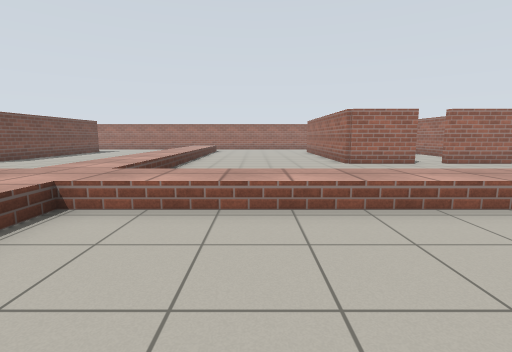
View 1 (above)

24 first-person views from a walk through a Gazebo world. The camera is 1 m above the floor, tilts 8° down and sees 85° across. The floor is counted in squares, 1 m on a side. Each view is taken from the middle of a square. On the plan, view 1 faces up. The plan holds only what a view shows up to about 12 squares ahead; the rest is blank.

View 2
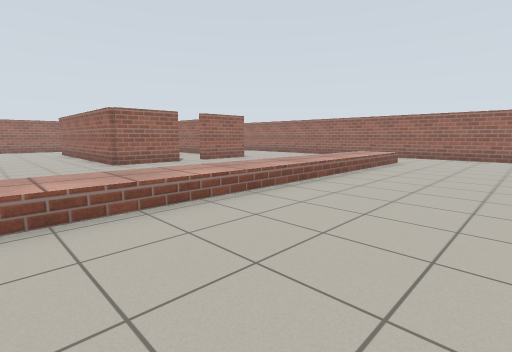

View 3
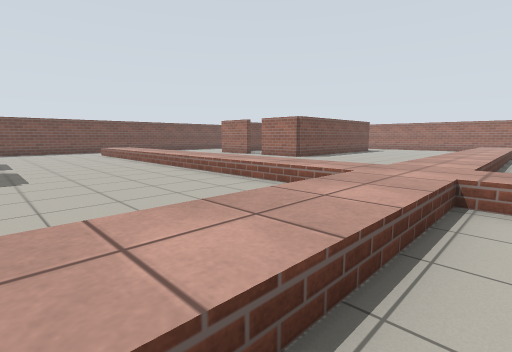

View 4
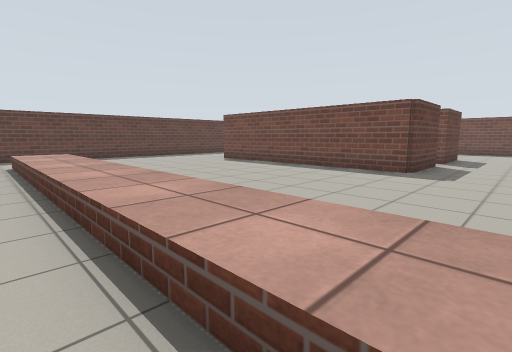

View 5
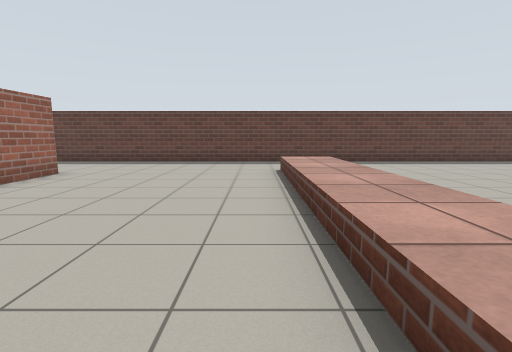

View 6
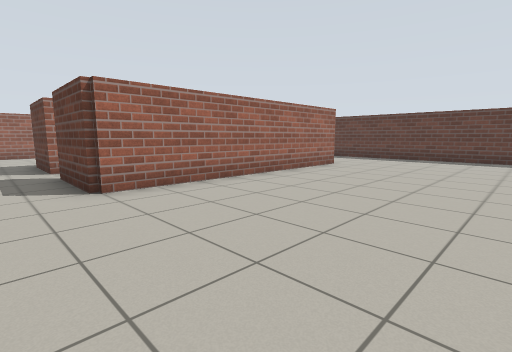

View 7
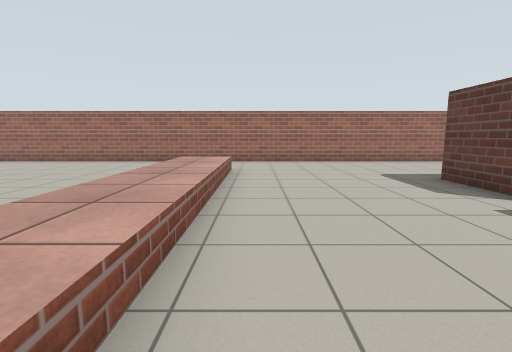

View 8
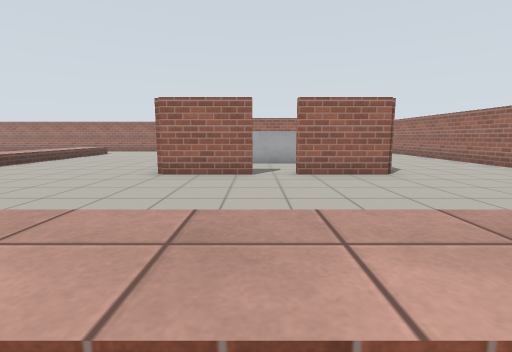

View 9
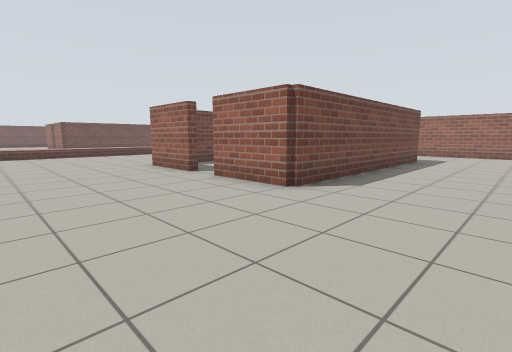

View 10
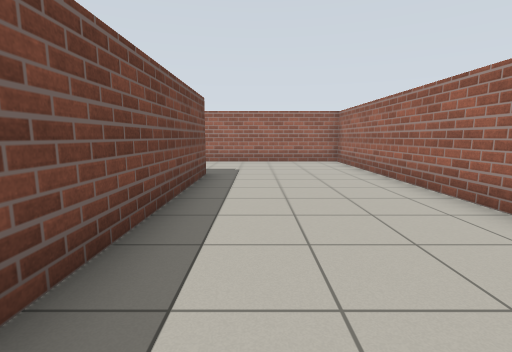

View 11
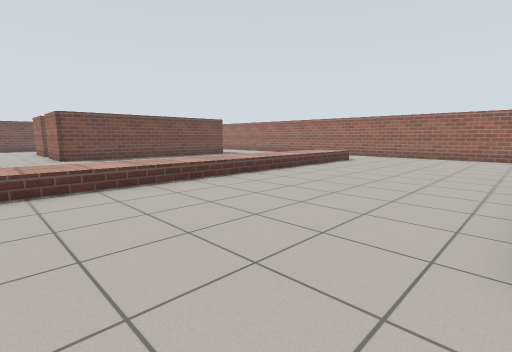

View 12
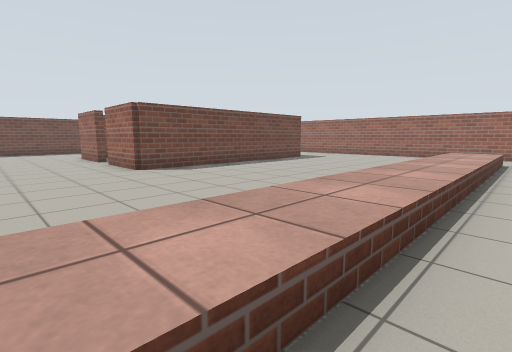

View 13
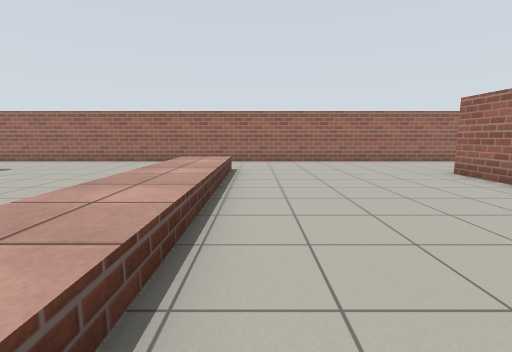

View 14
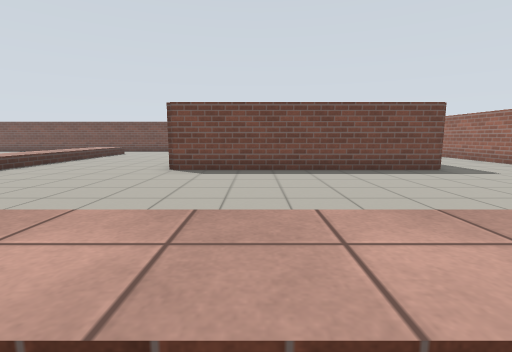

View 15
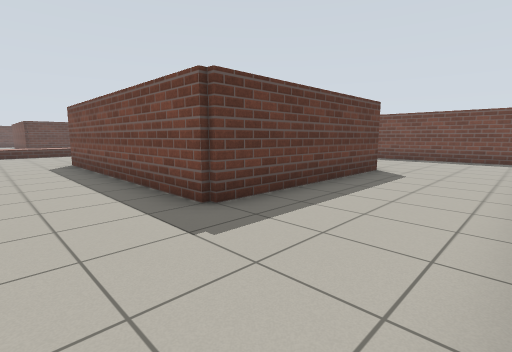

View 16
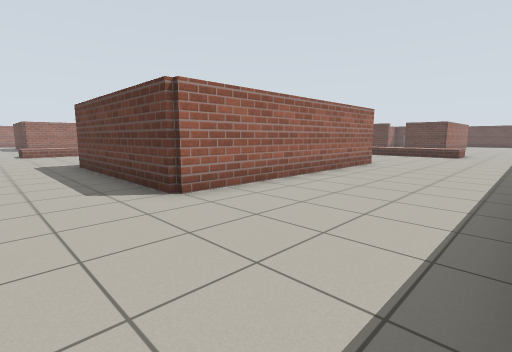

View 17
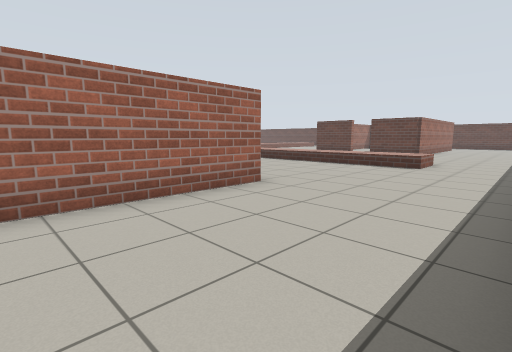

View 18
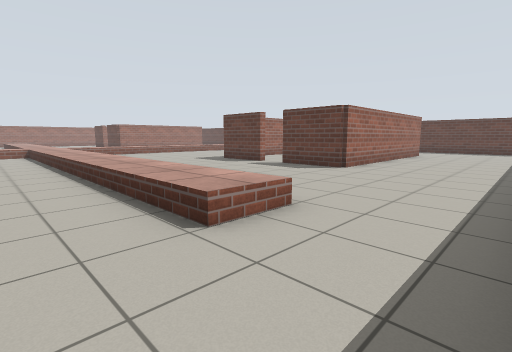

View 19
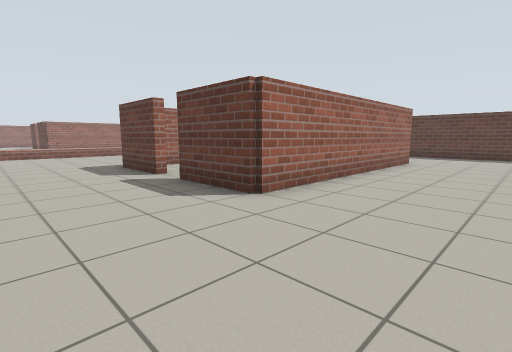

View 20
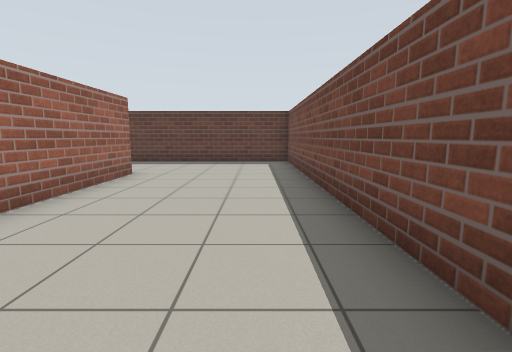

View 21
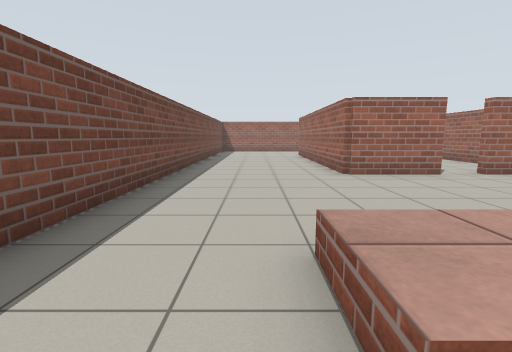

View 22
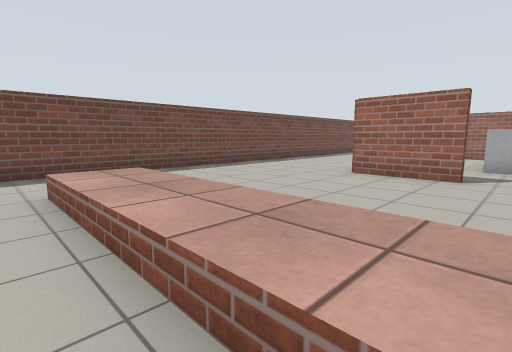

View 23
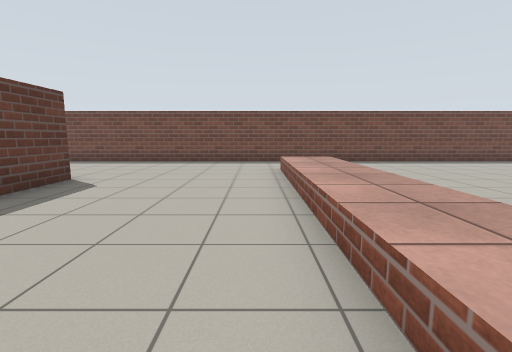

View 24
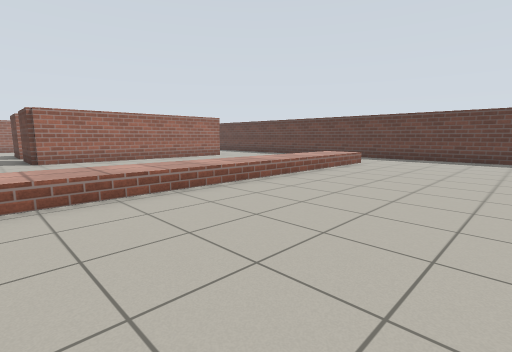

### Floor plan
Points are (right, up) in squares from view 1. A wall is a line through its corners. A room is listed if a view was taken in it or the views show most of it. See-through windows are left out.
Room 1 (views 1, 2, 3, 4, 5, 6, 7, 8, 9, 10, 11, 12, 13, 14, 15, 16, 17, 18, 19, 20, 21, 22, 23, 24)
walls: (-13, -1.3) (-10.4, -1.3) (-10.4, -7.9); (-14.1, 10.4) (-16.7, 10.4) (-16.7, 18.7) (-10.4, 18.6) (-10.4, 10.4) (-13, 10.4); (7, -1.4) (9.6, -1.4); (5.9, 10.4) (3.3, 10.4) (3.3, 13.9); (3.3, -9.6) (3.3, -1.4) (6, -1.4); (3.3, 16.8) (3.3, 18.5); (-16.7, -9.5) (-16.7, -1.3) (-14, -1.3); (-12.4, -13.3) (6.1, -13.3); (-21.3, 15.2) (-21.3, -13.3) (-14.9, -13.3); (14.3, -4.6) (14.3, 22.3) (8.9, 22.3); (9.7, 18.5) (9.7, 10.3) (7.1, 10.4); (6.1, 22.3) (-14.2, 22.3); (-21.3, 21.5) (-21.3, 18)
low walls: (-4.2, 3.7) (-18.5, 3.7) (-18.5, 5.2) (-5.8, 5.2); (-4.3, -10.5) (-4.3, 1.4); (11.5, 3.7) (-2.7, 3.7) (-2.7, -10.5); (-2.7, 19.5) (-2.7, 5.4)
ways out: gap at (-13.5, 11); gap at (6.5, 11)

Where each view was taken, in squares from view 1:
view 1: 0 up, 0 right, facing up
view 2: 0 up, 0 right, facing up-right
view 3: 1 down, 2 left, facing up-left
view 4: 1 up, 2 left, facing down-left
view 5: 2 down, 2 left, facing down
view 6: 0 up, 2 left, facing down-right
view 7: 3 up, 3 right, facing right
view 8: 3 up, 6 right, facing up
view 9: 6 up, 13 right, facing up-left
view 10: 11 up, 11 right, facing up
view 11: 8 up, 3 right, facing up-left
view 12: 7 up, 2 left, facing up-left
view 13: 11 up, 2 left, facing up
view 14: 13 up, 2 left, facing left
view 15: 22 up, 8 left, facing down-left
view 16: 21 up, 21 left, facing down-right
view 17: 15 up, 21 left, facing down-right
view 18: 7 up, 21 left, facing down-right
view 19: 2 up, 20 left, facing down-right
view 20: 2 down, 20 left, facing down
view 21: 3 up, 19 left, facing up
view 22: 3 up, 13 left, facing up-left
view 23: 3 up, 10 left, facing left
view 24: 0 up, 9 left, facing down-right
